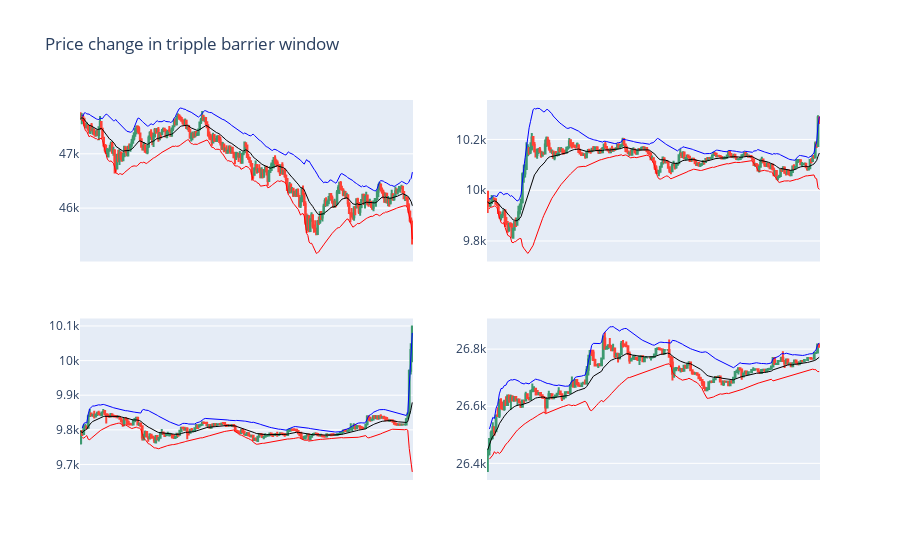

The notebook cell this image was saved under:
### Markdown cell above
#### Graph

### Code cell
import random
import plotly.graph_objects as go
from plotly.subplots import make_subplots

n = 2; m = 2
label_1 = labels[labels['bin'] == 1]
list_1 = random.sample(list(label_1.index), k = n*m)

fig = make_subplots(
    rows = n, cols = m
)

for idx, st in enumerate(list_1):
  et = triple_barrier_events.loc[st]['t1']
  gr_dt = data.loc[st:et]
  avg, upper, lower = bbands(gr_dt['close'], 20, no_of_stdev=2)
  fig.add_trace(go.Candlestick(x=gr_dt.index,
                open=gr_dt.open, high=gr_dt.high,
                low=gr_dt.low, close=gr_dt.close),
                row = idx//n + 1, col = idx%m + 1)
  fig.add_trace(go.Scatter(x=gr_dt.index, y = avg,
                           line = dict(color='black', width=1)),
                row = idx//n + 1, col = idx%m + 1)
  fig.add_trace(go.Scatter(x=gr_dt.index, y = upper,
                           line = dict(color='blue', width=1)),
                row = idx//n + 1, col = idx%m + 1)
  fig.add_trace(go.Scatter(x=gr_dt.index, y = lower,
                           line = dict(color='red', width=1)),
                row = idx//n + 1, col = idx%m + 1)
  
  fig.update_xaxes(rangeslider_visible=False, visible = False)

fig.update_layout(title = 'Price change in tripple barrier window ')
fig.update_traces(showlegend = False)
fig.show()

### Figure 1 — Plotly figure (JSON) as saved in the notebook; plotly's stock layout.template omitted (floating-point values rounded to 4 significant figures; data arrays with more than 128 entries replaced by an {"elided": "..."} marker saying what was removed)
{"data": [{"close": {"elided": "274 float values"}, "high": {"elided": "274 float values"}, "low": {"elided": "274 float values"}, "open": {"elided": "274 float values"}, "showlegend": false, "type": "candlestick", "x": {"elided": "274 str values"}, "xaxis": "x", "yaxis": "y"}, {"line": {"color": "black", "width": 1}, "showlegend": false, "type": "scatter", "x": {"elided": "274 str values"}, "xaxis": "x", "y": {"elided": "274 float values"}, "yaxis": "y"}, {"line": {"color": "blue", "width": 1}, "showlegend": false, "type": "scatter", "x": {"elided": "274 str values"}, "xaxis": "x", "y": {"elided": "274 float values"}, "yaxis": "y"}, {"line": {"color": "red", "width": 1}, "showlegend": false, "type": "scatter", "x": {"elided": "274 str values"}, "xaxis": "x", "y": {"elided": "274 float values"}, "yaxis": "y"}, {"close": {"elided": "249 float values"}, "high": {"elided": "249 float values"}, "low": {"elided": "249 float values"}, "open": {"elided": "249 float values"}, "showlegend": false, "type": "candlestick", "x": {"elided": "249 str values"}, "xaxis": "x2", "yaxis": "y2"}, {"line": {"color": "black", "width": 1}, "showlegend": false, "type": "scatter", "x": {"elided": "249 str values"}, "xaxis": "x2", "y": {"elided": "249 float values"}, "yaxis": "y2"}, {"line": {"color": "blue", "width": 1}, "showlegend": false, "type": "scatter", "x": {"elided": "249 str values"}, "xaxis": "x2", "y": {"elided": "249 float values"}, "yaxis": "y2"}, {"line": {"color": "red", "width": 1}, "showlegend": false, "type": "scatter", "x": {"elided": "249 str values"}, "xaxis": "x2", "y": {"elided": "249 float values"}, "yaxis": "y2"}, {"close": {"elided": "222 float values"}, "high": {"elided": "222 float values"}, "low": {"elided": "222 float values"}, "open": {"elided": "222 float values"}, "showlegend": false, "type": "candlestick", "x": {"elided": "222 str values"}, "xaxis": "x3", "yaxis": "y3"}, {"line": {"color": "black", "width": 1}, "showlegend": false, "type": "scatter", "x": {"elided": "222 str values"}, "xaxis": "x3", "y": {"elided": "222 float values"}, "yaxis": "y3"}, {"line": {"color": "blue", "width": 1}, "showlegend": false, "type": "scatter", "x": {"elided": "222 str values"}, "xaxis": "x3", "y": {"elided": "222 float values"}, "yaxis": "y3"}, {"line": {"color": "red", "width": 1}, "showlegend": false, "type": "scatter", "x": {"elided": "222 str values"}, "xaxis": "x3", "y": {"elided": "222 float values"}, "yaxis": "y3"}, {"close": {"elided": "202 float values"}, "high": {"elided": "202 float values"}, "low": {"elided": "202 float values"}, "open": {"elided": "202 float values"}, "showlegend": false, "type": "candlestick", "x": {"elided": "202 str values"}, "xaxis": "x4", "yaxis": "y4"}, {"line": {"color": "black", "width": 1}, "showlegend": false, "type": "scatter", "x": {"elided": "202 str values"}, "xaxis": "x4", "y": {"elided": "202 float values"}, "yaxis": "y4"}, {"line": {"color": "blue", "width": 1}, "showlegend": false, "type": "scatter", "x": {"elided": "202 str values"}, "xaxis": "x4", "y": {"elided": "202 float values"}, "yaxis": "y4"}, {"line": {"color": "red", "width": 1}, "showlegend": false, "type": "scatter", "x": {"elided": "202 str values"}, "xaxis": "x4", "y": {"elided": "202 float values"}, "yaxis": "y4"}], "layout": {"title": {"text": "Price change in tripple barrier window "}, "xaxis": {"anchor": "y", "domain": [0, 0.45], "rangeslider": {"visible": false}, "visible": false}, "xaxis2": {"anchor": "y2", "domain": [0.55, 1], "rangeslider": {"visible": false}, "visible": false}, "xaxis3": {"anchor": "y3", "domain": [0, 0.45], "rangeslider": {"visible": false}, "visible": false}, "xaxis4": {"anchor": "y4", "domain": [0.55, 1], "rangeslider": {"visible": false}, "visible": false}, "yaxis": {"anchor": "x", "domain": [0.575, 1]}, "yaxis2": {"anchor": "x2", "domain": [0.575, 1]}, "yaxis3": {"anchor": "x3", "domain": [0, 0.425]}, "yaxis4": {"anchor": "x4", "domain": [0, 0.425]}}}
